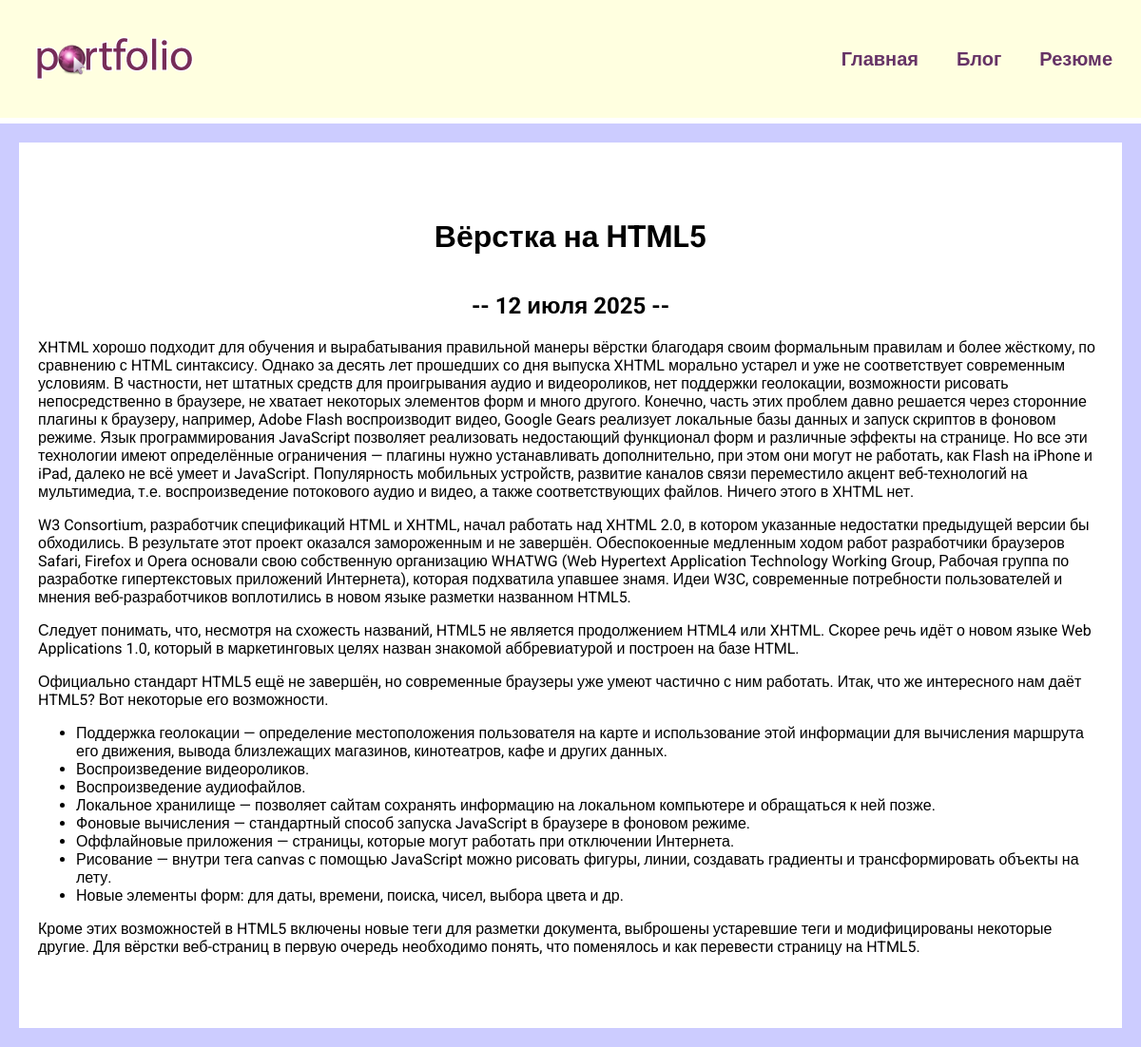
Page /blog/1/ on the committed database.
### blog/models.py (models this page shows, shortened)
class Blog(models.Model):
    title = models.CharField(max_length=200)
    description = models.TextField()
    date = models.DateField()

### blog/views.py (the view)
# urls.py: path('<int:blog_id>/', views.detail, name="detail"),
def detail(request, blog_id):
    blog = get_object_or_404(Blog, pk=blog_id)
    return render(request, 'blog/details.html', {'blog': blog})

### blog/templates/blog/details.html
{% extends 'skills/base.html' %}
{% block content %}
<div class="detail">
    <h1>{{ blog.title }}</h1>
    <h2>-- {{ blog.date|date:'j E Y' }} --</h2>
    {{ blog.description|safe }}
</div>
{% endblock %}

### skills/static/css/style.css (style rules this page uses)
body { font-family: "Roboto", sans-serif; background: #CCCCFF; padding: 0; margin: 0; }
h1 { text-align: center; margin: 60px 0 40px; }
h2 { text-align: center; margin: 20px 0; }
.detail { background: #FFF; padding: 20px 20px 60px; box-sizing: border-box; }

### rows in the picture
Blog: title "Вёрстка на HTML5", date "12 июля 2025", description "XHTML хорошо подходит для обучения и вырабатывания правильной манеры вёрстки благодаря своим формальным правилам и более жёсткому, по сравнению с HTML синтаксису. Однако за десять лет прошедших со дня выпуска XHTML морально устарел и уже не соответствует современным условиям. В частности, нет штатных средств для проигрывания аудио и видеороликов, нет поддержки геолокации, возможности рисовать непосредственно в браузере, не хватает некоторых элементов форм и много другого. Конечно, часть этих проблем давно решается через сторонние плагины к браузеру, например, Adobe Flash воспроизводит видео, Google Gears реализует локальные базы данных и запуск скриптов в фоновом режиме. Язык…"
